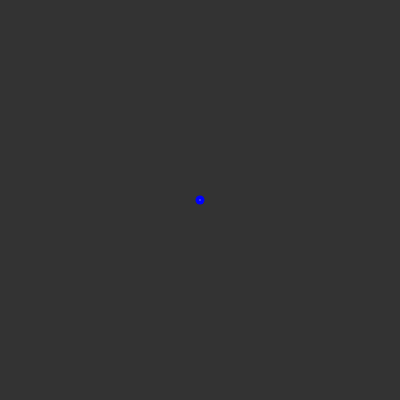
Frame 1 (no input)
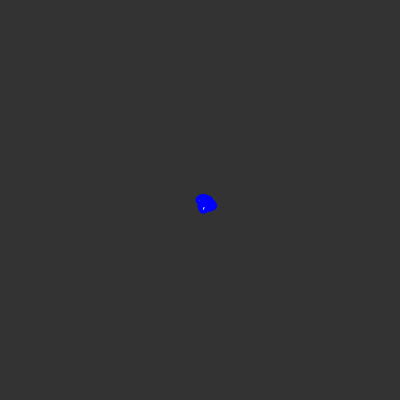
Frame 60 (no input)
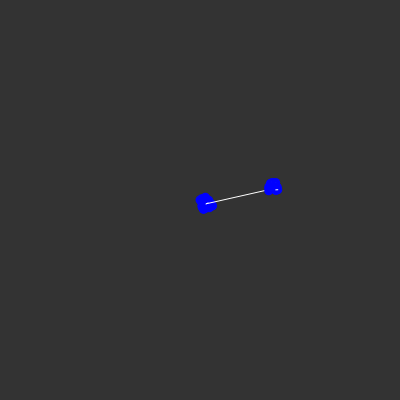
Frame 120 (the mouse pressed at the canvas centre since frame 60)

The p5.js sketch that drew these frames (run headless with seeded random() and noise() and a simulated clock; from frame 60 on, the mouse is pressed at the canvas centre):

// p5.js sketch
// ── sketch.js
// Daniel Shiffman
// http://codingtra.in
// https://youtu.be/bqF9w9TTfeo
// https://thecodingtrain.com/CodingChallenges/053-random-walk-levy.html

//Compare to:
// https://editor.p5js.org/codingtrain/sketches/L24X90MBH

let pos;
let prev;

function setup() {
  createCanvas(400, 400);
  pos = createVector(width/2, height/2);
  prev = pos.copy();
  background(51);
}

function draw() {

  stroke(0,0,255);
  strokeWeight(9);
  point(pos.x, pos.y);

  stroke(255);
strokeWeight(1);
  line(pos.x, pos.y, prev.x, prev.y);
  prev.set(pos);

  var step = p5.Vector.random2D();

  var r = random(100);
  if (r < 1) {
    step.mult(random(25, 100));
  } else {
    step.setMag(2);
  }

  pos.add(step);
  //shunts it back to the middle if off screen
  if (pos.x < width && pos.x > 0 && pos.y < height && pos.y > 0) {
    //do nothing... what is the sytax for not again?
  } else {
    pos = createVector(width/2, height/2);
  }

}
